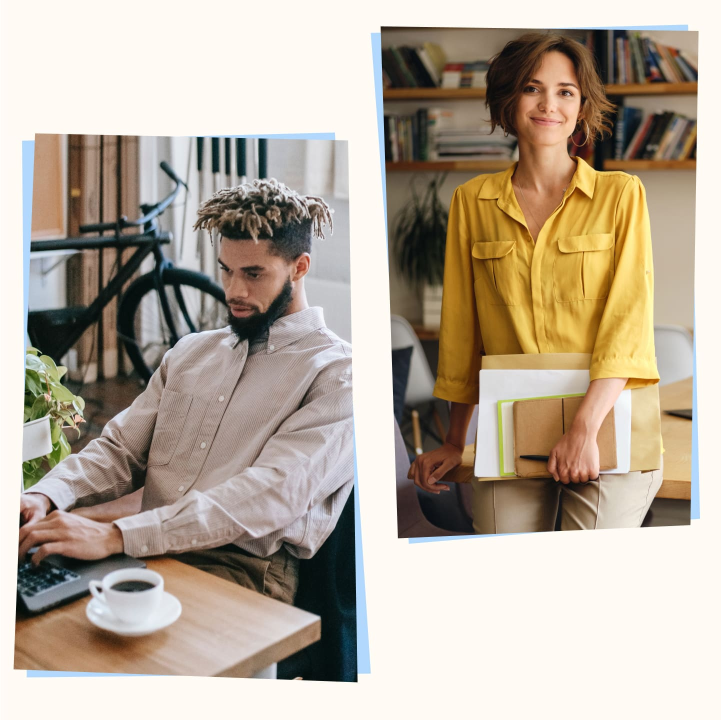
#> input picture WebScrapBook/data/deel/For_Global_Teams_min_7f70a3d29a.jpg, 1441 x 1440 px (shown at 1/2 size)
$ python image_resizer.py WebScrapBook/data/deel/For_Global_Teams_min_7f70a3d29a.jpg
#> lines starting #> are read from the running program, lines starting #| are printed output that depends on the picture
# How to run this script:
# 1. Make sure you have the Pillow library installed:
#    pip install Pillow
# 2. Run the script from your terminal:
#    python image_resizer.py <path_to_your_image>
#    Example: python image_resizer.py my_photo.jpg
#
# This script will create a new image file in the same directory as the input image,
# with "_resized_WIDTHxHEIGHT" appended to the original filename.

from PIL import Image
import sys
import os

def resize_image(input_image_path, output_resolution=(1024, 768)):
    """
    Resizes an image to the specified resolution.

    Args:
        input_image_path (str): The path to the input image.
        output_resolution (tuple): A tuple (width, height) for the output resolution.
    """
#> called with output_resolution = (1024, 768)
    if not os.path.exists(input_image_path):
        print(f"Error: Input image path '{input_image_path}' not found.")
        return

    try:
        img = Image.open(input_image_path)
#> img is the input picture: PIL image 1441x1440 RGB; mean R, G, B 182.3, 169.8, 154.5
        resized_img = img.resize(output_resolution)
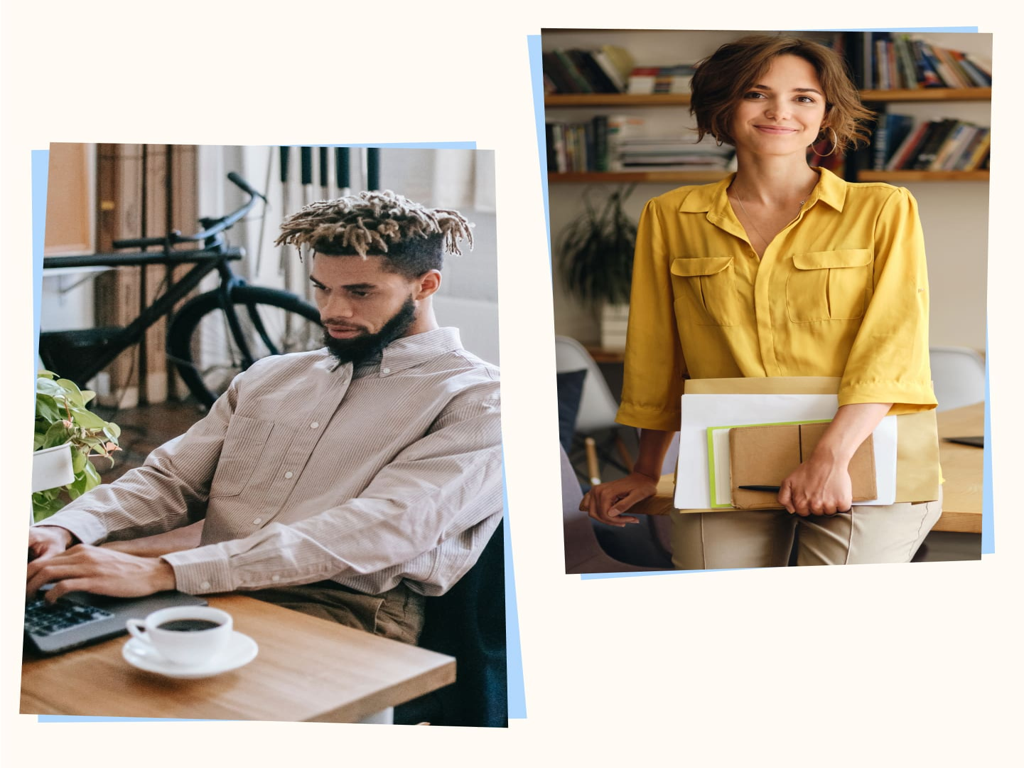
#> resized_img: PIL image 1024x768 RGB; mean R, G, B 182.3, 169.8, 154.5

        # Construct output filename
        directory, filename = os.path.split(input_image_path)
        name, ext = os.path.splitext(filename)
        output_filename = f"{name}_resized_{output_resolution[0]}x{output_resolution[1]}{ext}"
        output_image_path = os.path.join(directory, output_filename)
        if not directory: # If input was just a filename in the current dir
            output_image_path = output_filename

        resized_img.save(output_image_path)
        print(f"Image resized successfully and saved to '{output_image_path}'")
    except FileNotFoundError:
        print(f"Error: The file '{input_image_path}' was not found.")
    except Exception as e:
        print(f"An error occurred: {e}")

if __name__ == "__main__":
    if len(sys.argv) < 2:
        print("Usage: python image_resizer.py <input_image_path>")
        sys.exit(1)

    input_path = sys.argv[1]
    # You can add more command-line arguments here to specify output resolution
    # For now, it uses the default 1024x768
    resize_image(input_path)

$ run again, on WebScrapBook/data/deel/Bills_Coins_ff5c0d19fc.png
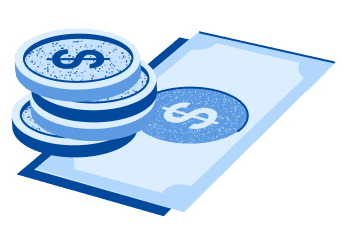
#> input picture WebScrapBook/data/deel/Bills_Coins_ff5c0d19fc.png, 343 x 240 px
#> in resize_image, img is the input picture: PIL image 343x240 P; mean R, G, B, A 112.2, 146.5, 171.2, 124
#> in resize_image, `resized_img = img.resize(output_resolution)`:
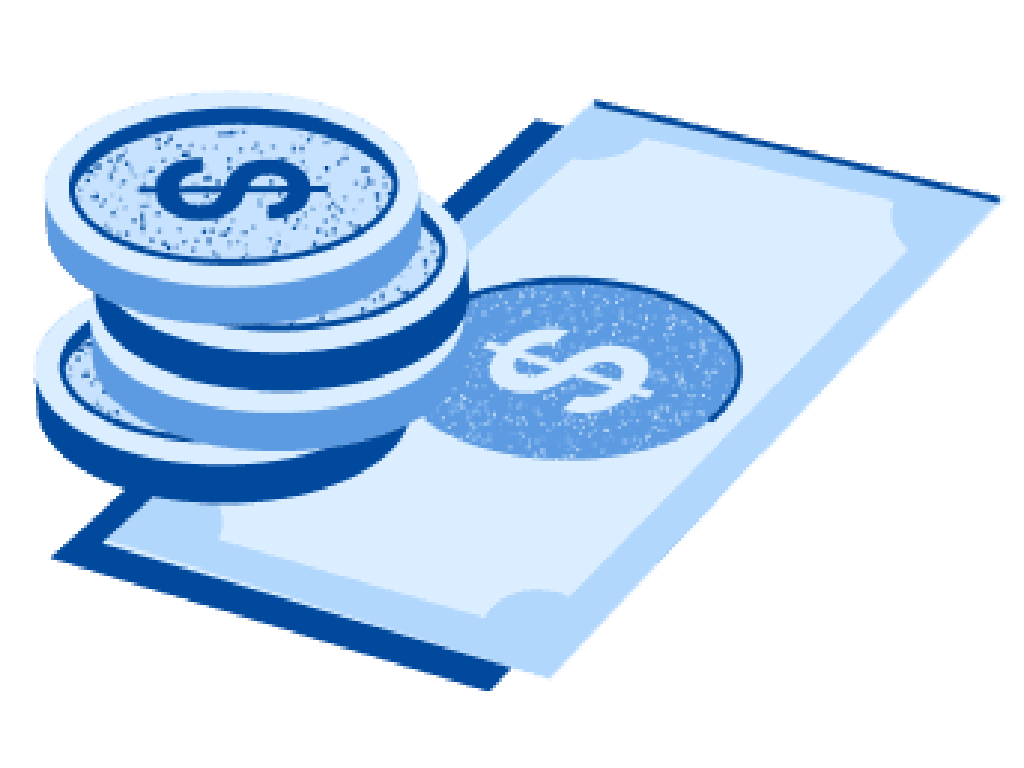
#> resized_img: PIL image 1024x768 P; mean R, G, B, A 112.2, 146.5, 171.2, 123.9; transparent parts drawn white

$ run again, on WebScrapBook/data/deel/Flex_Grid_Payroll_Contractor_f056c83ee8.png
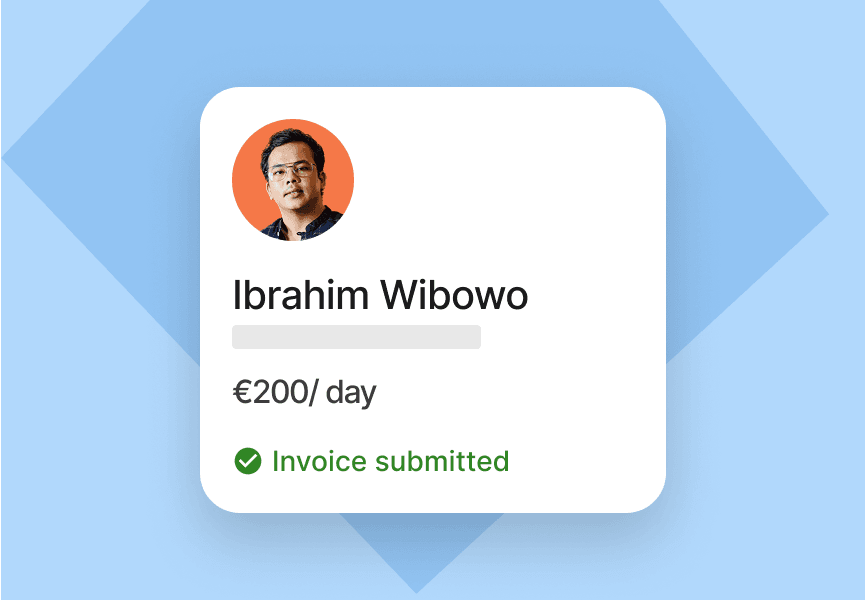
#> input picture WebScrapBook/data/deel/Flex_Grid_Payroll_Contractor_f056c83ee8.png, 865 x 600 px
#> in resize_image, img is the input picture: PIL image 865x600 P; mean R, G, B, A 193.7, 218.6, 242, 254.7
#> in resize_image, `resized_img = img.resize(output_resolution)`:
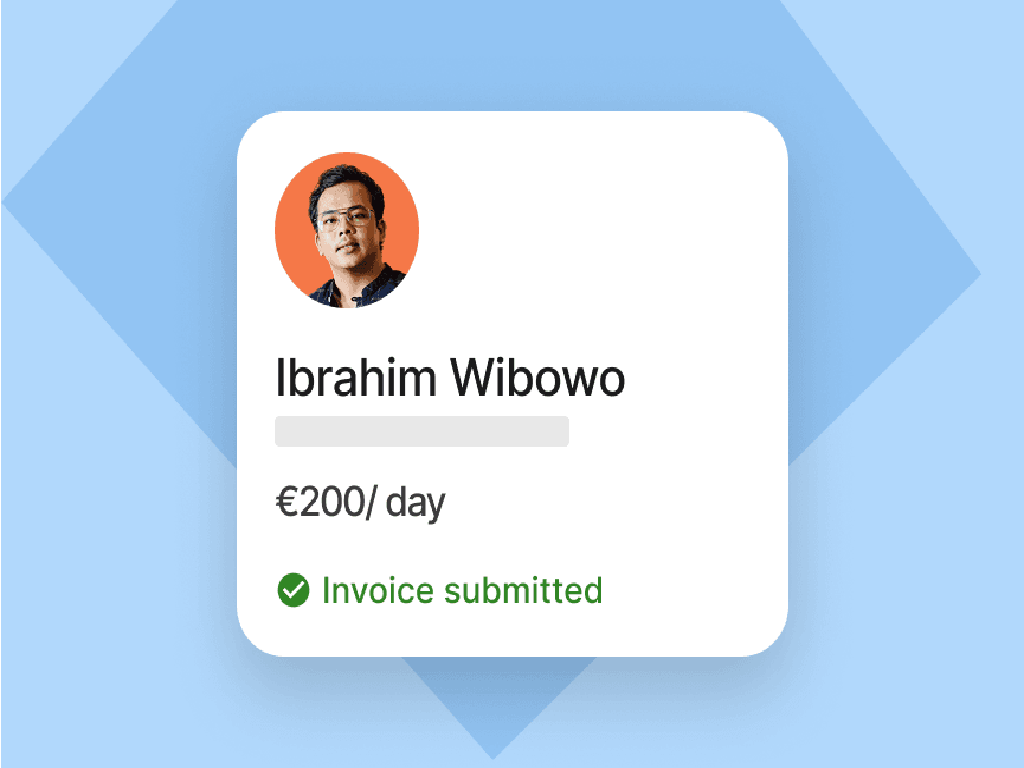
#> resized_img: PIL image 1024x768 P; mean R, G, B, A 193.7, 218.6, 242, 254.8; transparent parts drawn white

$ run again, on WebScrapBook/data/deel/Flex_Grid_Payroll_Contractor_of_Record_985dff8f8d.png
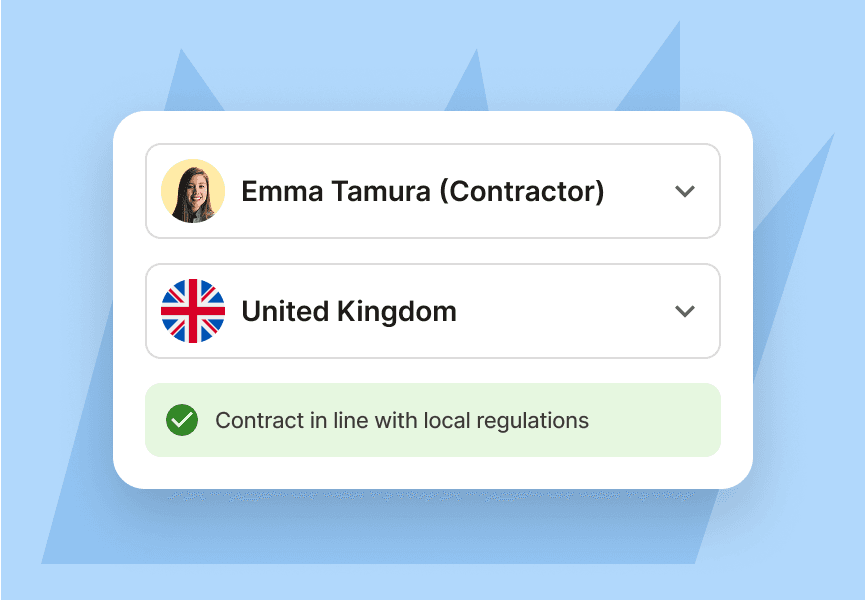
#> input picture WebScrapBook/data/deel/Flex_Grid_Payroll_Contractor_of_Record_985dff8f8d.png, 865 x 600 px
#> in resize_image, img is the input picture: PIL image 865x600 P; mean R, G, B, A 201.5, 224.2, 242.4, 254.7
#> in resize_image, `resized_img = img.resize(output_resolution)`:
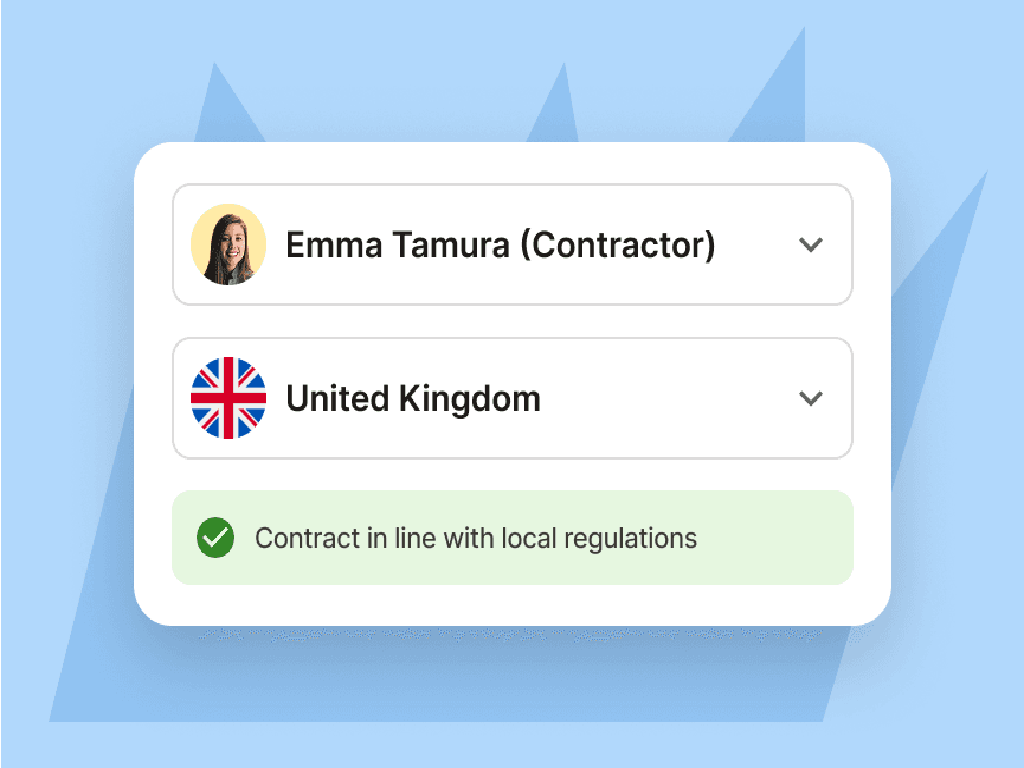
#> resized_img: PIL image 1024x768 P; mean R, G, B, A 201.5, 224.2, 242.4, 254.8; transparent parts drawn white
